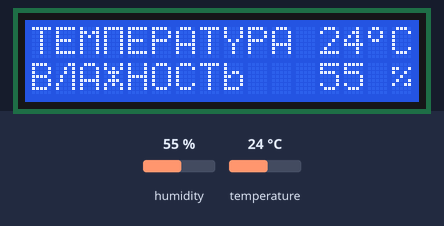
Recording of a sketch running on a simulated Arduino Uno, built with avr-gcc and run on an emulated ATmega328P. Parts: 16×2 character LCD. The inputs (shaded band) are chosen by the test bench; at power-on: humidity 55 %, temperature 24 °C. What the sketch prints to the serial monitor is not drawn.

Above: at 1.2 s.
1.3 s: humidity set to 22 %
At 3.0 s:
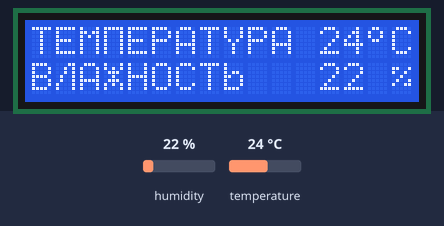
4.0 s: temperature set to 12 °C
At 4.6 s:
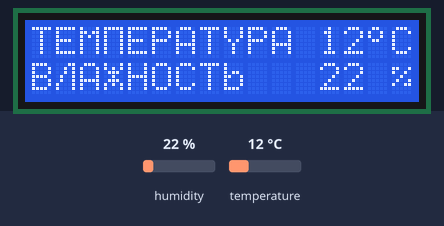
6.7 s: humidity set to 40 %
At 9.2 s:
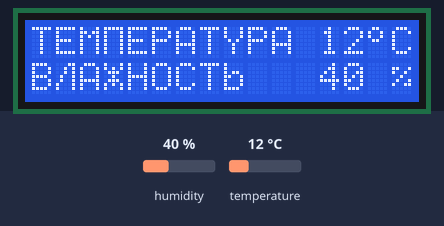
9.7 s: temperature set to 19 °C
At 10.8 s:
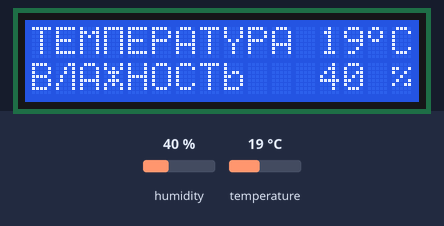
Timing chart, 0 to 12.7 s (numbered marks = the images above; inputs shaded):
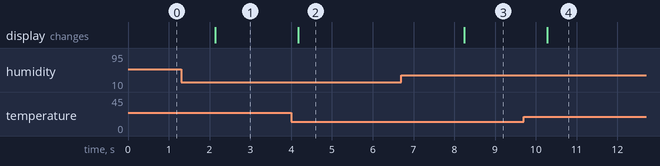

Measured:
- after the input at 1.3 s, the display: changes after 0.83 s (image 1)
- after the input at 4.0 s, the display: changes after 0.17 s (image 2)
- after the input at 6.7 s, the display: changes after 1.5 s (image 3)
- after the input at 9.7 s, the display: changes after 0.58 s (image 4)

The sketch:

lcd_and_dth11.ino
```cpp
#include <LiquidCrystal.h>
#include <DHT.h>

#define DHTPIN 4 // номер пина, к которому подсоединен датчик

byte Celsum[8] =
{
  B01100,
  B10010,
  B10010,
  B01100,
  B00000,
  B00000,
  B00000,
};

byte charP[8] =
{
  B11111,
  B10001,
  B10001,
  B10001,
  B10001,
  B10001,
  B10001,
};

byte charL[8] =
{
  B00011,
  B00101,
  B00101,
  B01001,
  B01001,
  B10001,
  B10001,
};

byte charG[8] =
{
  B10001,
  B10101,
  B01110,
  B00100,
  B01110,
  B10101,
  B10001
};

byte percent[8] =
{
  B00000,
  B11001,
  B10010,
  B00100,
  B01001,
  B10011,
  B00000,
};

// Инициируем датчик
DHT dht(DHTPIN, DHT11);
LiquidCrystal lcd(12, 11, 10, 9, 8, 7, 6);

void setup() {
  Serial.begin(9600);
  dht.begin();
    // set up the LCD's number of columns and rows:
  lcd.begin(16, 2);
  lcd.createChar(1, Celsum);
  lcd.createChar(2, charP);
  lcd.createChar(3, charL);
  lcd.createChar(4, charG);
  lcd.createChar(5, percent);
}
void loop() {
  //получаем показания;
  int tem = getTemperature();
  int hum = getHumidity();

  // set the cursor to column 0, line 1
  // (note: line 1 is the second row, since counting begins with 0):

  lcd.setCursor(0, 0);
  lcd.print("TEM");
  lcd.setCursor(3, 0);
  lcd.print("\2");
  lcd.setCursor(4, 0);
  lcd.print("EPATYPA");
  lcd.setCursor(12, 0);
  lcd.print(tem);
  lcd.setCursor(14, 0);
  lcd.print("\1");
  lcd.setCursor(15, 0);
  lcd.print("C");

  lcd.setCursor(0, 1);
  lcd.print("B");
  lcd.setCursor(1, 1);
  lcd.print("\3");
  lcd.setCursor(2, 1);
  lcd.print("A");
  lcd.setCursor(3, 1);
  lcd.print("\4");
  lcd.setCursor(4, 1);
  lcd.print("HOCTb");
  lcd.setCursor(12, 1);
  lcd.print(hum);
  lcd.setCursor(15, 1);
  lcd.print("\5");
  delay (1000);
}

float getHumidity(){
  //Считываем влажность
  float h = dht.readHumidity();

  // Проверка удачно прошло ли считывание.
  if (isnan(h)) {
   Serial.println("Error! Cant read");
   return 0;
  }

  //Сообщение в консоль
  Serial.print(" Hum: ");
  Serial.print(h);
  Serial.println();

  return h;
}

float getTemperature(){
 // Считываем температуру
  float t = dht.readTemperature();

  // Проверка удачно прошло ли считывание.
  if (isnan(t)) {
   Serial.println("Error! Cant read");
   return 0;
  }

  //Сообщение в консоль
  Serial.print("Temp: ");
  Serial.print(t);
  Serial.print(" C");

  return t;
}
```
